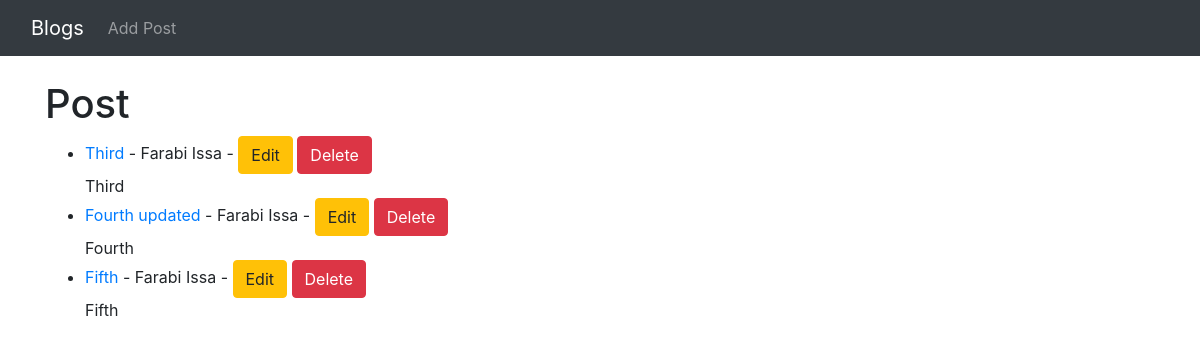
The app's page /, older data.
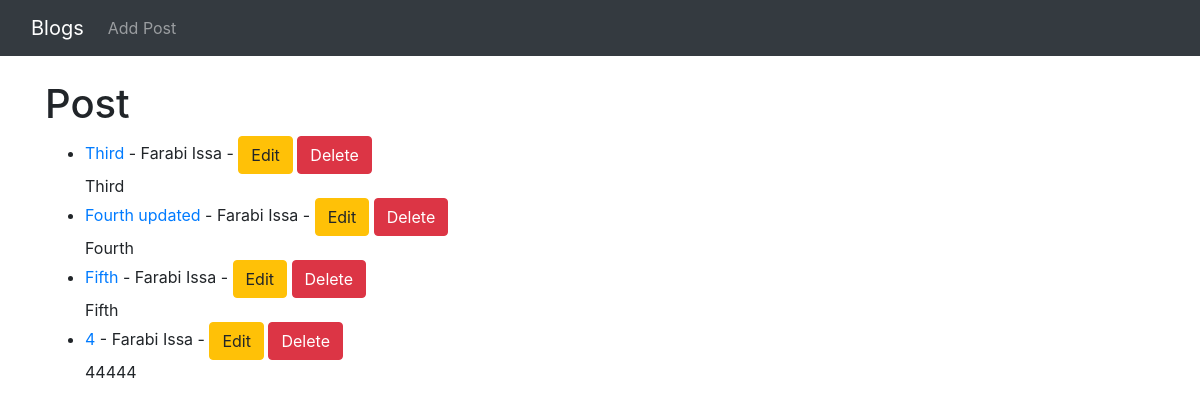
The same page, newer data.
### theblog/models.py (models this page shows, shortened)
class Post(models.Model):
	title = models.CharField(max_length=255)
	title_tag = models.CharField(max_length=255)
	author = models.ForeignKey(User, on_delete=models.CASCADE)
	body = models.TextField()

### theblog/views.py (the view)
# urls.py: path('', HomeView.as_view(), name="home"),
class HomeView(ListView):
	model = Post
	template_name = 'home.html'

### theblog/templates/home.html
{% extends 'base.html' %}
{% block content %}
<h1>Post</h1>
<ul>
{% for post in object_list %}
	<li><a href="{% url 'article-detail' post.pk %}">{{ post.title }}</a> - {{ post.author.first_name }}
	{{ post.author.last_name }} -
		<a href="{% url 'update_post' post.pk %}" class="btn btn-warning">Edit</a>
		<a href="{% url 'delete_post' post.pk %}" class="btn btn-danger">Delete</a><br/>
	{{ post.body }}</li>
{% endfor%}
</ul
{% endblock %}

Row changes from the older to the newer data that the page shows:
added Post: title "4", author.first_name "Farabi", author.last_name "Issa", body "44444"
